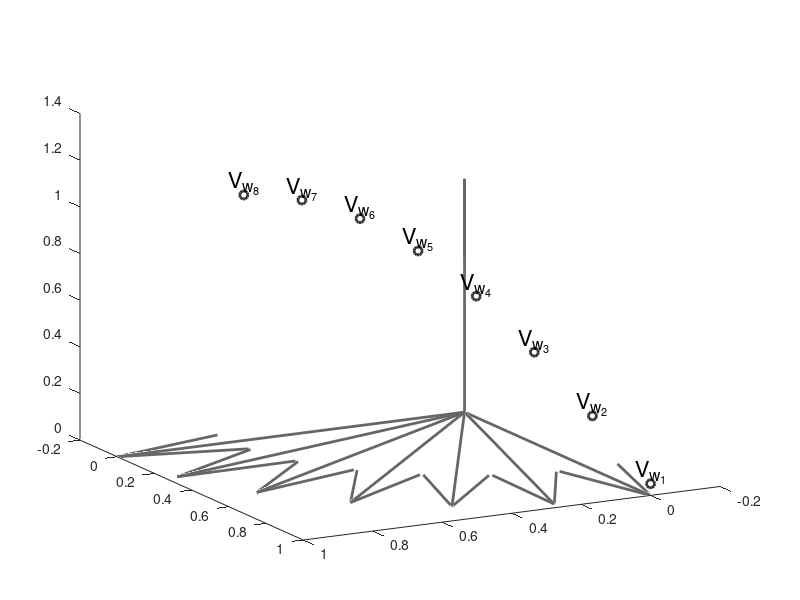

Recreate this plot in MATLAB. (Note: this script raises an error after producing the figure.)
clear all
close all
data_path='/Users/eghbalhosseiniasl1/MyData/ecog-sentence';

%
save_path='/Users/eghbalhosseiniasl1/MyData/ECoG-sentence/crunched/';
analysis_path='/Users/eghbalhosseiniasl1/MyData/ECoG-sentence/analysis/swjn_graphic_auto_regressive_process';
%
if 1
    fprintf('adding basic ecog tools to path \n');
    addpath('~/MyCodes/basic-ecog-tools/');
    addpath(genpath('~/MyCodes/ecog-sentence/'));
    addpath(genpath('~/MyCodes/basic-ecog-tools/activeBrain'));
    addpath(genpath('~/MyCodes/basic-ecog-tools/ecog-filters'));
    addpath(genpath('~/MyCodes/basic-ecog-tools/mex'));
end


%%
theta=[0:15:90];
x=cosd(theta)
y=sind(theta)
z=theta*0+0;
 
[X,Y] = meshgrid(cosd(theta)',sind(theta)');
f=figure;
ax=axes('position',[.1,.1,.8,.8]);
hold on
arr=arrayfun(@(x,y) quiver3(0*x,0*x,0*x,x,y,x*0,0,'color',[.4,.4,.4]), X(1,1:end),transpose(Y(1:end,1)))
arrayfun(@(x) set(x,'linewidth',2),arr)
arr=quiver3(0,0,0,0,0,1,0,'color',[.4,.4,.4]);
arrayfun(@(x) set(x,'linewidth',2),arr);
set(ax,'View',[151.8282 19.1377])

% 

npts = 8;
t = linspace(0,2*pi,npts);
z = (sin(t/3)+.1*t)/1.5+.05;
x=0.1*t;
y=1-0.1613*t;
xyz = [x; y; z];
plot3(xyz(1,:),xyz(2,:),xyz(3,:),'o','LineWidth',2,'Color',[.2,.2,.2]);
text(xyz(1,:),xyz(2,:),xyz(3,:),[repmat('V_{w_',npts,1), num2str((1:npts)'),repmat('}',npts,1)],...
    'VerticalAlignment','bottom','fontsize',16,'HorizontalAlignment','center')
hold on
fnplt(cscvn(xyz),'k-',2);

ax.YAxis.Visible='off';
ax.XAxis.Visible='off';
ax.ZAxis.Visible='off';


arrayfun(@(x,y,z) quiver3(0,0,0,x,y,z,0,'Color',[1,0,0],'LineWidth',2,'MaxHeadSize',.5),x,y,z)
% 

if ~exist(strcat(analysis_path))
            mkdir(strcat(analysis_path))
end 
print(f, '-djpeg', strcat(analysis_path,'/vector_sum.jpeg'));
%% 
x=1:8;
y=rand(1,8) ;
npts=3;
c_1=[1,1,1];
c_2=exp(-.3*[1,2,3]);
f=figure;
set(f,'position',[595   595   778   210])
ax=axes('position',[.05,.2,.25,.6]);
hold on
a=stem(x,y,'DisplayName','pMI','Color',[0,0,0],'LineWidth',2)
ax.XTick=x;
%thr=.25;
%plot(ax.XLim,ax.YLim*0+thr,'--','DisplayName','threshold','Color',[.5,.5,.5])
ax.XTick=x;
ax.XLabel.String='word position'
ax.YLabel.String='PMI'
ax.YLim=[0,1.5]
ax.YTick=[];
%y_nan=y;
%y_nan(y_nan<thr)=0;
%legend('show','Location','northwest')
text(ax.XLim(1),ax.YLim(2)+.1,'A','HorizontalAlignment','right','FontSize',12,'FontWeight','bold')
ax=axes('position',[.37,.6,.1,.2]);
a=stem(1:length(c_1),c_1,'Color',[1,0,.5],'LineWidth',2)
box off
ax.YTick=[];
ax.XTick=[];
text(ax.XLim(1),ax.YLim(2)+.3,'B','HorizontalAlignment','right','FontSize',12,'FontWeight','bold')
ax=axes('position',[.37,.2,.1,.2]);
a=stem(1:length(c_2),c_2,'Color',[1,.5,0],'LineWidth',2)
box off
ax.XTickLabel={'c_1','c_2','c_3'};
ax.YTick=[];
text(ax.XLim(1),ax.YLim(2)+.3,'C','HorizontalAlignment','right','FontSize',12,'FontWeight','bold')


ax=axes('position',[.55,.2,.35,.6]);
hold on
y_auto_1=conv(y,c_1);
y_auto_2=conv(y,c_2);
a=plot(x,y_auto_1(x),'o-','DisplayName','constant kernel','color',[1,0,.5],'linewidth',2)
a=plot(x,y_auto_2(x),'o-','DisplayName','exponential kernel','color',[1,.5,0],'linewidth',2)
ax.XTick=x;
ax.YLabel.String='\gamma'
ax.YTick=[];
ax.XLabel.String='word position'
hold on
a=plot(x,cumsum(y,2),'o--','DisplayName','no kernel','color',[.5,.5,.5],'linewidth',2)
ax.XTick=x;
text(ax.XLim(1),ax.YLim(2)+.4,'D','HorizontalAlignment','right','FontSize',12,'FontWeight','bold')
legend('show','Location','northwest')
arr.MaxHeadSize=0;
        if ~exist(strcat(analysis_path))
            mkdir(strcat(analysis_path))
        end 

% 

print(f, '-djpeg', strcat(analysis_path,'/norm_sum.jpeg'));

%% 
